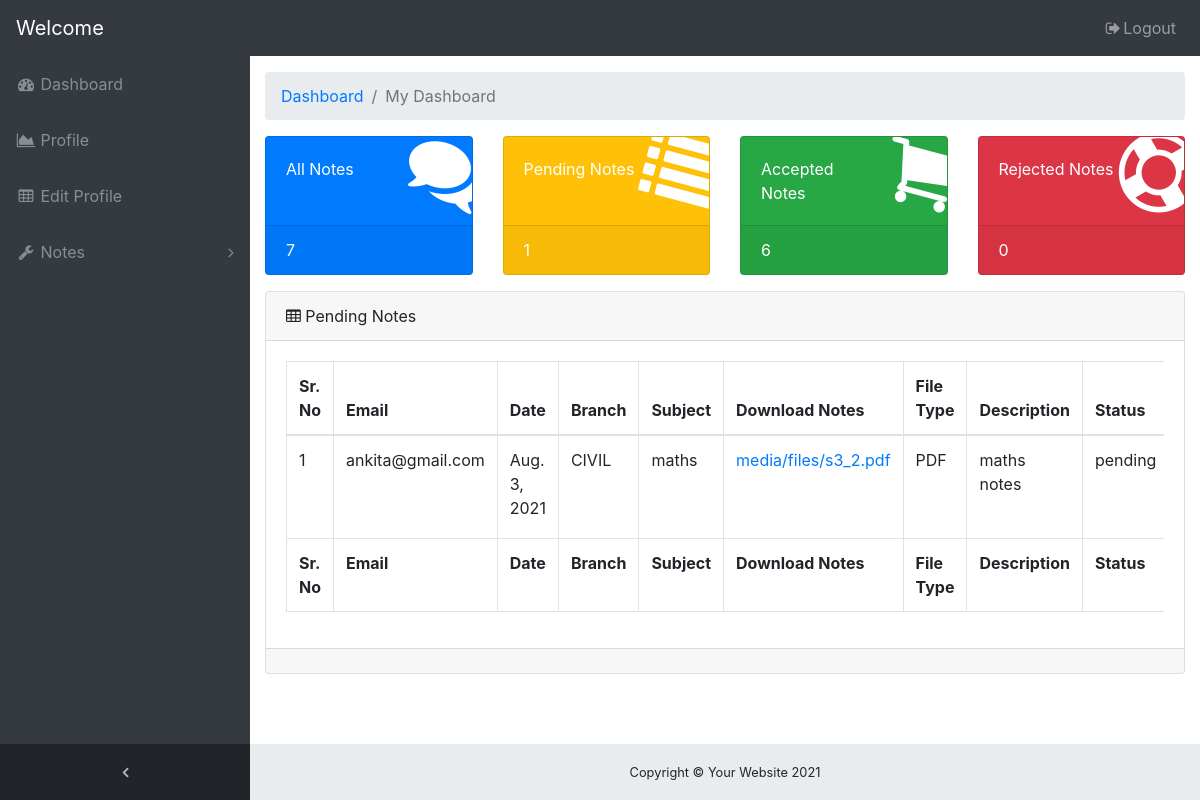
The page /notes/pendingnotes/ on the database its author committed.
### onlinenotes/models.py (models this page shows, shortened)
class notes(models.Model):
    user = models.ForeignKey(User,on_delete=models.CASCADE)
    branch = models.CharField(max_length=30)
    uploadingnotes = models.FileField(upload_to='media/files/')
    date = models.DateField()
    filetype = models.CharField(max_length=30)
    status = models.CharField(max_length=30)
    subject = models.CharField(max_length=30)
    description = models.CharField(max_length=100)

### onlinenotes/views.py (the view)
# urls.py: path('pendingnotes/',views.pendingnotes,name="pendingnotes"),
def pendingnotes(request):
    allnote = notes.objects.all().filter(status="pending")
    accept = notes.objects.filter(status='accepted').count()
    all = notes.objects.all().count()
    reject = notes.objects.filter(status='rejected').count()
    pend = notes.objects.filter(status='pending').count()
    context={'allnote':allnote,'accept':accept,'all':all,'reject':reject,'pend':pend}
    return render(request,'onlinenotes/pendingnotes.html',context)

### onlinenotes/templates/onlinenotes/pendingnotes.html (shortened to what this page needs)
<!DOCTYPE html>
{% load static %}
<html lang="en">
<head>
    <link rel="stylesheet" href="https://stackpath.bootstrapcdn.com/bootstrap/4.5.2/css/bootstrap.min.css">
    <link href="//netdna.bootstrapcdn.com/bootstrap/3.0.0/css/bootstrap-glyphicons.css" rel="stylesheet">
    <link rel="stylesheet" href="https://cdnjs.cloudflare.com/ajax/libs/font-awesome/4.7.0/css/font-awesome.min.css">
    <link rel="stylesheet" href="https://cdn.jsdelivr.net/npm/@fortawesome/fontawesome-free@5.15.3/css/fontawesome.min.css">
    <link rel="stylesheet" href="{% static 'css/admindash.css' %}">
</head>
<body class="fixed-nav sticky-footer bg-dark" id="page-top">
    <nav class="navbar navbar-expand-lg navbar-dark bg-dark fixed-top" id="mainNav">
      <a class="navbar-brand" href="{% url 'profile' user.id %}">Welcome {{user.username}}</a>
      <div class="collapse navbar-collapse" id="navbarResponsive">
        <ul class="navbar-nav navbar-sidenav" id="exampleAccordion">
          <li class="nav-item" data-toggle="tooltip" data-placement="right" title="Dashboard">
            <a class="nav-link" href="{% url 'admindashboard' %}">
              <i class="fa fa-fw fa-dashboard"></i>
              <span class="nav-link-text">Dashboard</span>
            </a>
          </li>
          <li class="nav-item" data-toggle="tooltip" data-placement="right" title="Charts">
            <a class="nav-link" href="{% url 'profile' user.id %}">
              <i class="fa fa-fw fa-area-chart"></i>
              <span class="nav-link-text">Profile</span>
            </a>
          </li>
          <li class="nav-item" data-toggle="tooltip" data-placement="right" title="Tables">
            <a class="nav-link" href="{% url 'editprofile' user.id %}">
              <i class="fa fa-fw fa-table"></i>
              <span class="nav-link-text">Edit Profile</span>
            </a>
          </li>
          <li class="nav-item" data-toggle="tooltip" data-placement="right" title="Components">
            <a class="nav-link nav-link-collapse collapsed" data-toggle="collapse" href="#collapseComponents" data-parent="#exampleAccordion">
              <i class="fa fa-fw fa-wrench"></i>
              <span class="nav-link-text">Notes</span>
            </a>
          </li>
        </ul>
        <ul class="navbar-nav sidenav-toggler">
          <li class="nav-item">
            <a class="nav-link text-center" id="sidenavToggler">
              <i class="fa fa-fw fa-angle-left"></i>
            </a>
          </li>
        </ul>
        <ul class="navbar-nav ml-auto">
          <li class="nav-item">
            <a class="nav-link" href="{% url 'logout' %}" data-toggle="modal" data-target="#exampleModal">
              <i class="fa fa-fw fa-sign-out"></i>Logout</a>
          </li>
        </ul>
      </div>
    </nav>
    <div class="content-wrapper">
      <div class="container-fluid">
        <ol class="breadcrumb">
          <li class="breadcrumb-item">
            <a href="#">Dashboard</a>
          </li>
          <li class="breadcrumb-item active">My Dashboard</li>
        </ol>
        <div class="row">
          <div class="col-xl-3 col-sm-6 mb-3">
            <div class="card text-white bg-primary o-hidden h-100">
              <div class="card-body">
                <div class="card-body-icon">
                  <i class="fa fa-fw fa-comments"></i>
                </div>
                <div class="mr-5">All Notes</div>
              </div>
              <a class="card-footer text-white clearfix large z-1" href="{% url 'allnotes' %}">
                <span class="float-left">{{all}}</span>
              </a>
            </div>
          </div>
          <div class="col-xl-3 col-sm-6 mb-3">
            <div class="card text-white bg-warning o-hidden h-100">
              <div class="card-body">
                <div class="card-body-icon">
                  <i class="fa fa-fw fa-list"></i>
                </div>
                <div class="mr-5">Pending Notes</div>
              </div>
              <a class="card-footer text-white clearfix large z-1" href="{% url 'pendingnotes' %}">
                <span class="float-left">{{pend}}</span>
              </a>
            </div>
          </div>
          <div class="col-xl-3 col-sm-6 mb-3">
            <div class="card text-white bg-success o-hidden h-100">
              <div class="card-body">
                <div class="card-body-icon">
                  <i class="fa fa-fw fa-shopping-cart"></i>
                </div>
                <div class="mr-5">Accepted Notes</div>
              </div>
              <a class="card-footer text-white clearfix large z-1" href="{% url 'acceptednotes' %}">
                <span class="float-left">{{accept}}</span>
              </a>
            </div>
          </div>
          <div class="col-xl-3 col-sm-6 mb-3">
            <div class="card text-white bg-danger o-hidden h-100">
              <div class="card-body">
                <div class="card-body-icon">
                  <i class="fa fa-fw fa-support"></i>
                </div>
                <div class="mr-5">Rejected Notes</div>
              </div>
              <a class="card-footer text-white clearfix large z-1" href="{% url 'rejectednotes' %}">
                <span class="float-left">{{reject}}</span>
              </a>
            </div>
          </div>
        </div>
        <div class="card mb-3">
          <div class="card-header">
            <i class="fa fa-table"></i> Pending Notes</div>
          <div class="card-body">
            <div class="table-responsive">
              <table class="table table-bordered" id="dataTable" width="100%" cellspacing="0">
                <thead>
                  <tr>
                    <th>Sr. No</th>
                    <th>Email</th>
                    <th>Date</th>
                    <th>Branch</th>
                    <th>Subject</th>
                    <th>Download Notes</th>
                    <th>File Type</th>
                    <th>Description</th>
                    <th>Status</th>
                  </tr>
                </thead>
                <tfoot>
                  <tr>
                    <th>Sr. No</th>
                    <th>Email</th>
                    <th>Date</th>
                    <th>Branch</th>
                    <th>Subject</th>
                    <th>Download Notes</th>
                    <th>File Type</th>
                    <th>Description</th>
                    <th>Status</th>
                  </tr>
                </tfoot>
                <tbody>
                  {% for i in allnote %}
                    <tr>
                      <td>{{forloop.counter}}</td>
                      <td>{{i.user.email}}</td>
                      <td>{{i.date}}</td>
                      <td>{{i.branch}}</td>
                      <td>{{i.subject}}</td>
                      <td><a href="{{ i.uploadingnotes.url }}">{{ i.uploadingnotes }}</a></td>
                      <td>{{i.filetype}}</td>
                      <td>{{i.description}}</td>
                      <td>{{i.status}}</td>
                    </tr>
                  {% endfor %}
                </tbody>
              </table>
            </div>
          </div>
          <div class="card-footer small text-muted"></div>
        </div>
      </div>
      <footer class="sticky-footer">
        <div class="container">
          <div class="text-center">
            <small>Copyright © Your Website 2021</small>
          </div>
        </div>
      </footer>
    </div>
  </body>
</html>

### onlinenotes/static/css/admindash.css (style rules this page uses)
html { position: relative; min-height: 100%; }
body { overflow-x: hidden; }
body.sticky-footer { margin-bottom: 56px; }
body.sticky-footer .content-wrapper { min-height: calc(100vh - 56px - 56px); }
body.fixed-nav { padding-top: 56px; }
.content-wrapper { min-height: calc(100vh - 56px); padding-top: 1rem; }
.o-hidden { overflow: hidden !important; }
.z-1 { z-index: 1; }
#mainNav .navbar-collapse { overflow: auto; max-height: 75vh; }
#mainNav .navbar-collapse .navbar-nav .nav-item .nav-link { cursor: pointer; }
#mainNav .navbar-collapse .navbar-sidenav .nav-link-collapse:after { float: right; content: '\f107'; font-family: 'FontAwesome'; }
#mainNav .navbar-collapse .navbar-sidenav .nav-link-collapse.collapsed:after { content: '\f105'; }
#mainNav .navbar-collapse .sidenav-toggler { display: none; }
@media (min-width: 992px) { #mainNav .navbar-brand { width: 250px; } }
@media (min-width: 992px) { #mainNav .navbar-collapse { overflow: visible; max-height: none; } }
@media (min-width: 992px) { #mainNav .navbar-collapse .navbar-sidenav { position: absolute; top: 0; left: 0; -webkit-flex-direction: column; -ms-flex-direction: column; flex-direction: column; margin-top: 56px; } }
@media (min-width: 992px) { #mainNav .navbar-collapse .navbar-sidenav > .nav-item { width: 250px; padding: 0; } }
@media (min-width: 992px) { #mainNav .navbar-collapse .navbar-sidenav > .nav-item > .nav-link { padding: 1em; } }
#mainNav.fixed-top .sidenav-toggler { display: none; }
@media (min-width: 992px) { #mainNav.fixed-top .navbar-sidenav { height: calc(100vh - 112px); } }
@media (min-width: 992px) { #mainNav.fixed-top .sidenav-toggler { position: absolute; top: 0; left: 0; display: flex; -webkit-flex-direction: column; -ms-flex-direction: column; flex-direction: column; margin-top: calc(100vh - 56px); } }
@media (min-width: 992px) { #mainNav.fixed-top .sidenav-toggler > .nav-item { width: 250px; padding: 0; } }
@media (min-width: 992px) { #mainNav.fixed-top .sidenav-toggler > .nav-item > .nav-link { padding: 1em; } }
#mainNav.fixed-top.navbar-dark .sidenav-toggler { background-color: #212529; }
#mainNav.fixed-top.navbar-dark .sidenav-toggler a i { color: #adb5bd; }
.content-wrapper { overflow-x: hidden; background: white; }
@media (min-width: 992px) { .content-wrapper { margin-left: 250px; } }
#sidenavToggler i { font-weight: 800; }
#mainNav.navbar-dark .navbar-collapse .navbar-sidenav .nav-link-collapse:after { color: #868e96; }
#mainNav.navbar-dark .navbar-collapse .navbar-sidenav > .nav-item > .nav-link { color: #868e96; }
@media (min-width: 992px) { #mainNav.navbar-dark .navbar-collapse .navbar-sidenav { background: #343a40; } }
.card-body-icon { position: absolute; z-index: 0; top: -25px; right: -25px; font-size: 5rem; -webkit-transform: rotate(15deg); -ms-transform: rotate(15deg); transform: rotate(15deg); }
footer.sticky-footer { position: absolute; right: 0; bottom: 0; width: 100%; height: 56px; background-color: #e9ecef; line-height: 55px; }
@media (min-width: 992px) { footer.sticky-footer { width: calc(100% - 250px); } }

### rows shown on the page
notes: user.email "ankita@gmail.com", date "Aug. 3, 2021", branch "CIVIL", subject "maths", uploadingnotes "media/files/s3_2.pdf", filetype "PDF", description "maths notes", status "pending"

### other values the page prints
{{ all }} "7"
{{ pend }} "1"
{{ accept }} "6"
{{ reject }} "0"
